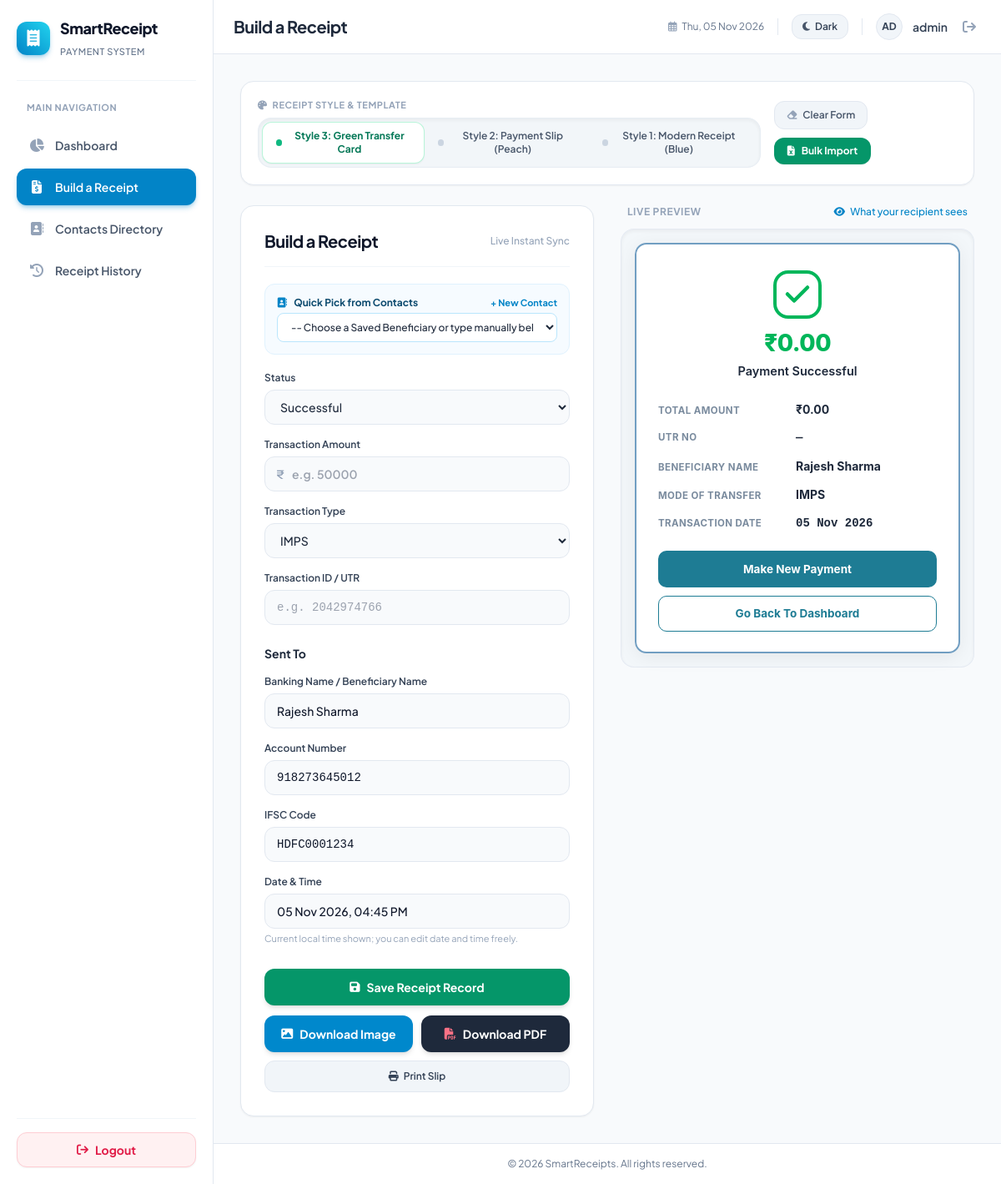
The app's page /receipt-generator.php?contact_id=1 (signed in) with its own data.
### tables this page shows
CREATE TABLE IF NOT EXISTS `contacts` (
  `id` INT(11) NOT NULL AUTO_INCREMENT,
  `name` VARCHAR(255) NOT NULL,
  `account_number` VARCHAR(100) NOT NULL,
  `ifsc_code` VARCHAR(50) DEFAULT NULL,
  `bank_name` VARCHAR(150) DEFAULT NULL,
  `payment_type` VARCHAR(50) DEFAULT 'IMPS',
  `email` VARCHAR(150) DEFAULT NULL,
  `phone` VARCHAR(50) DEFAULT NULL,
  `notes` TEXT DEFAULT NULL,
  `created_at` TIMESTAMP NOT NULL DEFAULT CURRENT_TIMESTAMP,
  `updated_at` TIMESTAMP NOT NULL DEFAULT CURRENT_TIMESTAMP ON UPDATE CURRENT_TIMESTAMP,
  PRIMARY KEY (`id`),
  KEY `idx_contacts_account` (`account_number`),
  KEY `idx_contacts_name` (`name`)
);

### receipt-generator.php (the view, shortened to what this page needs)
<?php
require_once __DIR__ . '/config/db.php';
$prefill = [
    'template' => 'template2',
    'status' => 'Successful',
    'amount' => '',
    'type' => 'IMPS',
    'tx_id' => '',
    'banking_name' => '',
    'account_no' => '',
    'ifsc' => '',
    'date' => date('d M Y, h:i A')
];
if (isset($_GET['contact_id'])) {
    $c_id = (int)$_GET['contact_id'];
    $stmt = $pdo->prepare("SELECT * FROM contacts WHERE id = ?");
    $stmt->execute([$c_id]);
    if ($contact = $stmt->fetch()) {
        $prefill['banking_name'] = $contact['name'];
        $prefill['account_no'] = $contact['account_number'];
        $prefill['ifsc'] = $contact['ifsc_code'] ?? '';
    }
}
include_once __DIR__ . '/includes/header.php';
?>
<div class="max-w-6xl mx-auto space-y-6">
    <div class="bg-white rounded-2xl p-4 sm:p-5 border border-slate-200 shadow-sm flex flex-col md:flex-row md:items-center justify-between gap-4">
        <div>
            <div class="text-[11px] font-bold uppercase tracking-wider text-slate-400 mb-1.5 flex items-center space-x-1.5">
                <i class="fa-solid fa-palette text-slate-400"></i>
                <span>Receipt Style &amp; Template</span>
            </div>
            <div class="inline-flex p-1 bg-slate-100/90 rounded-2xl border border-slate-200/60 shadow-inner">
                <button type="button" id="selectTpl3" onclick="switchTemplate('template3')"
                    class="template-toggle-btn px-4 py-2 rounded-xl text-xs font-bold transition flex items-center space-x-2 bg-white text-emerald-700 shadow-sm border border-emerald-200/80">
                    <span class="w-2 h-2 rounded-full bg-emerald-500 inline-block"></span>
                    <span>Style 3: Green Transfer Card</span>
                </button>
                <button type="button" id="selectTpl2" onclick="switchTemplate('template2')"
                    class="template-toggle-btn px-4 py-2 rounded-xl text-xs font-semibold transition flex items-center space-x-2 text-slate-600 hover:text-slate-900">
                    <span class="w-2 h-2 rounded-full bg-slate-300 inline-block"></span>
                    <span>Style 2: Payment Slip (Peach)</span>
                </button>
                <button type="button" id="selectTpl1" onclick="switchTemplate('template1')"
                    class="template-toggle-btn px-4 py-2 rounded-xl text-xs font-semibold transition flex items-center space-x-2 text-slate-600 hover:text-slate-900">
                    <span class="w-2 h-2 rounded-full bg-slate-300 inline-block"></span>
                    <span>Style 1: Modern Receipt (Blue)</span>
                </button>
            </div>
        </div>
        <div class="flex flex-wrap items-center gap-2.5">
            <button type="button" onclick="clearReceiptForm()" class="text-xs font-semibold text-slate-600 hover:text-slate-900 bg-slate-100 hover:bg-slate-200 px-3.5 py-2 rounded-xl transition flex items-center space-x-1.5 border border-slate-200" title="Clear all input fields">
                <i class="fa-solid fa-eraser text-slate-400"></i>
                <span>Clear Form</span>
            </button>
            <button type="button" onclick="openBulkSlipModal()" class="text-xs font-bold text-white bg-emerald-600 hover:bg-emerald-700 active:bg-emerald-800 px-4 py-2 rounded-xl shadow-sm transition flex items-center space-x-2">
                <i class="fa-solid fa-file-excel"></i>
                <span>Bulk Import</span>
            </button>
        </div>
    </div>
    <div class="grid grid-cols-1 lg:grid-cols-12 gap-8 items-start">
        <div class="lg:col-span-6 bg-white rounded-2xl p-6 sm:p-7 border border-slate-200 shadow-sm">
            <div class="flex items-center justify-between pb-4 border-b border-slate-100 mb-5">
                <h2 class="text-xl font-bold text-slate-900 tracking-tight">Build a Receipt</h2>
                <span class="text-xs text-slate-400 font-medium">Live Instant Sync</span>
            </div>
            <div class="mb-5 bg-sky-50/60 p-3.5 rounded-xl border border-sky-100">
                <label for="contactSelector" class="block text-xs font-bold text-sky-900 mb-1 flex items-center justify-between">
                    <span><i class="fa-solid fa-address-book text-sky-600 mr-1.5"></i> Quick Pick from Contacts</span>
                    <a href="contacts.php?action=add" class="text-[11px] text-sky-600 hover:underline">+ New Contact</a>
                </label>
                <select id="contactSelector" onchange="applySelectedContact(this)" class="w-full bg-white border border-sky-200 rounded-lg py-2 px-3 text-xs text-slate-800 font-medium focus:outline-none focus:ring-2 focus:ring-sky-500">
                    <option value="">-- Choose a Saved Beneficiary or type manually below --</option>
                </select>
            </div>
            <form id="receiptBuilderForm" class="space-y-4" onsubmit="event.preventDefault();">
                <div>
                    <label for="f_status" class="block text-xs font-semibold text-slate-700 mb-1.5">Status</label>
                    <select id="f_status" class="w-full bg-slate-50 border border-slate-200 rounded-xl py-2.5 px-3.5 text-sm text-slate-800 font-medium focus:bg-white focus:outline-none focus:ring-2 focus:ring-sky-500 transition">
                        <option value="Successful" <?= $prefill['status'] === 'Successful' ? 'selected' : '' ?>>Successful</option>
                    </select>
                </div>
                <div>
                    <label for="f_amount" class="block text-xs font-semibold text-slate-700 mb-1.5">Transaction Amount</label>
                    <div class="relative">
                        <span class="absolute inset-y-0 left-0 pl-3.5 flex items-center pointer-events-none text-slate-400 font-semibold text-sm">₹</span>
                        <input type="number" step="0.01" id="f_amount" value="<?= htmlspecialchars($prefill['amount']) ?>" placeholder="e.g. 50000"
                            class="w-full pl-8 pr-4 py-2.5 bg-slate-50 border border-slate-200 rounded-xl text-sm font-semibold text-slate-900 focus:bg-white focus:outline-none focus:ring-2 focus:ring-sky-500 transition">
                    </div>
                </div>
                <div>
                    <label for="f_type" class="block text-xs font-semibold text-slate-700 mb-1.5">Transaction Type</label>
                    <select id="f_type" class="w-full bg-slate-50 border border-slate-200 rounded-xl py-2.5 px-3.5 text-sm text-slate-800 font-medium focus:bg-white focus:outline-none focus:ring-2 focus:ring-sky-500 transition">
                        <option value="IMPS" <?= $prefill['type'] === 'IMPS' ? 'selected' : '' ?>>IMPS</option>
                    </select>
                </div>
                <div>
                    <label for="f_txid" class="block text-xs font-semibold text-slate-700 mb-1.5">Transaction ID / UTR</label>
                    <input type="text" id="f_txid" value="<?= htmlspecialchars($prefill['tx_id']) ?>" placeholder="e.g. 2042974766"
                        class="w-full px-3.5 py-2.5 bg-slate-50 border border-slate-200 rounded-xl text-sm font-mono text-slate-900 focus:bg-white focus:outline-none focus:ring-2 focus:ring-sky-500 transition">
                </div>
                <div class="pt-2">
                    <h3 class="text-sm font-bold text-slate-800">Sent To</h3>
                </div>
                <div>
                    <label for="f_banking_name" class="block text-xs font-semibold text-slate-700 mb-1.5">Banking Name / Beneficiary Name</label>
                    <input type="text" id="f_banking_name" value="<?= htmlspecialchars($prefill['banking_name']) ?>" placeholder="e.g. Enter Beneficiary Name"
                        class="w-full px-3.5 py-2.5 bg-slate-50 border border-slate-200 rounded-xl text-sm font-medium text-slate-900 focus:bg-white focus:outline-none focus:ring-2 focus:ring-sky-500 transition">
                </div>
                <div>
                    <label for="f_account_no" class="block text-xs font-semibold text-slate-700 mb-1.5">Account Number</label>
                    <input type="text" id="f_account_no" value="<?= htmlspecialchars($prefill['account_no']) ?>" placeholder="e.g. 50100584372675"
                        class="w-full px-3.5 py-2.5 bg-slate-50 border border-slate-200 rounded-xl text-sm font-mono text-slate-900 focus:bg-white focus:outline-none focus:ring-2 focus:ring-sky-500 transition">
                </div>
                <div>
                    <label for="f_ifsc" class="block text-xs font-semibold text-slate-700 dark:text-slate-300 mb-1.5">IFSC Code</label>
                    <input type="text" id="f_ifsc" value="<?= htmlspecialchars($prefill['ifsc']) ?>" placeholder="e.g. HDFC0001535"
                        class="w-full px-3.5 py-2.5 bg-slate-50 dark:bg-slate-800 border border-slate-200 dark:border-slate-700 rounded-xl text-sm font-mono text-slate-900 dark:text-white uppercase focus:bg-white dark:focus:bg-slate-850 focus:outline-none focus:ring-2 focus:ring-sky-500 transition">
                </div>
                <div>
                    <label for="f_datetime" class="block text-xs font-semibold text-slate-700 dark:text-slate-300 mb-1.5">Date &amp; Time</label>
                    <input type="text" id="f_datetime" value="<?= htmlspecialchars(date('d M Y, h:i A')) ?>" placeholder="e.g. <?= date('d M Y, h:i A') ?>"
                        class="w-full px-3.5 py-2.5 bg-slate-50 dark:bg-slate-800 border border-slate-200 dark:border-slate-700 rounded-xl text-sm font-medium text-slate-900 dark:text-white focus:bg-white dark:focus:bg-slate-850 focus:outline-none focus:ring-2 focus:ring-sky-500 transition">
                    <p class="text-[11px] text-slate-400 mt-1">Current local time shown; you can edit date and time freely.</p>
                </div>
                <div class="pt-3 space-y-3">
                    <button type="button" id="btnSaveReceipt" onclick="manualSaveReceipt()" class="w-full py-3 px-4 bg-emerald-600 hover:bg-emerald-700 active:bg-emerald-800 text-white font-bold rounded-xl text-sm shadow-md transition flex items-center justify-center space-x-2">
                        <i class="fa-solid fa-floppy-disk"></i>
                        <span id="btnSaveReceiptText">Save Receipt Record</span>
                    </button>
                    <div id="exportActionContainer" class="space-y-2.5">
                        <div class="grid grid-cols-1 sm:grid-cols-2 gap-2.5">
                            <button type="button" id="btnDownloadPng" onclick="downloadReceiptPNG()" class="py-3 px-4 bg-[#0088cc] hover:bg-[#0077b5] text-white font-bold rounded-xl text-sm shadow-md transition flex items-center justify-center space-x-2">
                                <i class="fa-solid fa-image"></i>
                                <span>Download Image</span>
                            </button>
                            <button type="button" id="btnDownloadPdf" onclick="downloadReceiptPDF()" class="py-3 px-4 bg-slate-800 hover:bg-slate-900 text-white font-bold rounded-xl text-sm shadow-md transition flex items-center justify-center space-x-2">
                                <i class="fa-solid fa-file-pdf text-rose-400"></i>
                                <span>Download PDF</span>
                            </button>
                        </div>
                        <button type="button" id="btnPrintSlip" onclick="printReceiptSlip()" class="w-full py-2.5 px-3 text-slate-700 dark:text-slate-300 hover:text-slate-900 dark:hover:text-white bg-slate-100 dark:bg-slate-800 hover:bg-slate-200 dark:hover:bg-slate-700 text-xs font-semibold rounded-xl transition flex items-center justify-center space-x-1.5 border border-slate-200 dark:border-slate-700">
                            <i class="fa-solid fa-print"></i>
                            <span>Print Slip</span>
                        </button>
                    </div>
                </div>
            </form>
        </div>
        <div class="lg:col-span-6 flex flex-col items-center">
            <div class="w-full flex items-center justify-between mb-3 px-2">
                <span class="text-xs font-bold text-slate-400 uppercase tracking-wider">Live Preview</span>
                <span class="text-xs text-sky-600 font-medium"><i class="fa-solid fa-eye mr-1"></i> What your recipient sees</span>
            </div>
            <div id="receiptCaptureWrapper" class="p-4 bg-slate-100/70 rounded-2xl border border-slate-200/80 shadow-inner w-full flex justify-center">
                <div id="previewTemplate3" class="receipt-template-3">
                    <div class="receipt-t3-badge-wrapper">
                    </div>
                    <div id="p3_amount" class="receipt-t3-amount-text">₹ 0.00</div>
                    <div id="p3_status_text" class="receipt-t3-status-sub">Payment Successful</div>
                    <div class="receipt-t3-details-table">
                        <div class="receipt-t3-row">
                            <span class="receipt-t3-label">TOTAL AMOUNT</span>
                            <span id="p3_total_amount" class="receipt-t3-val">₹ 0.00</span>
                        </div>
                        <div class="receipt-t3-row">
                            <span class="receipt-t3-label">UTR NO</span>
                            <span id="p3_utr" class="receipt-t3-val font-mono">—</span>
                        </div>
                        <div class="receipt-t3-row">
                            <span class="receipt-t3-label">BENEFICIARY NAME</span>
                            <span id="p3_beneficiary_name" class="receipt-t3-val">—</span>
                        </div>
                        <div class="receipt-t3-row">
                            <span class="receipt-t3-label">MODE OF TRANSFER</span>
                            <span id="p3_mode" class="receipt-t3-val">IMPS</span>
                        </div>
                        <div class="receipt-t3-row" style="margin-bottom: 0;">
                            <span class="receipt-t3-label">TRANSACTION DATE</span>
                            <span id="p3_date" class="receipt-t3-val font-mono"><?= date('d M Y') ?></span>
                        </div>
                    </div>
                    <button type="button" onclick="prepareNewPayment()" class="receipt-t3-btn-primary hover:opacity-95 active:scale-[0.99] transition cursor-pointer">Make New Payment</button>
                    <button type="button" onclick="window.location.href='dashboard.php'" class="receipt-t3-btn-secondary hover:bg-slate-50 active:scale-[0.99] transition cursor-pointer">Go Back To Dashboard</button>
                </div>
            </div>
        </div>
    </div>
</div>
<?php include_once __DIR__ . '/includes/footer.php'; ?>

### records on screen
contacts: payment_type "IMPS", name "Rajesh Sharma", account_number "918273645012", ifsc_code "HDFC0001234"

### other values on screen
$item['title'] "Dashboard"
$item['title'] "Build a Receipt"
$item['title'] "Contacts Directory"
$item['title'] "Receipt History"
PAGE_TITLE "Build a Receipt"
substr($admin_username, 0, 2) "AD"
$admin_username "admin"
